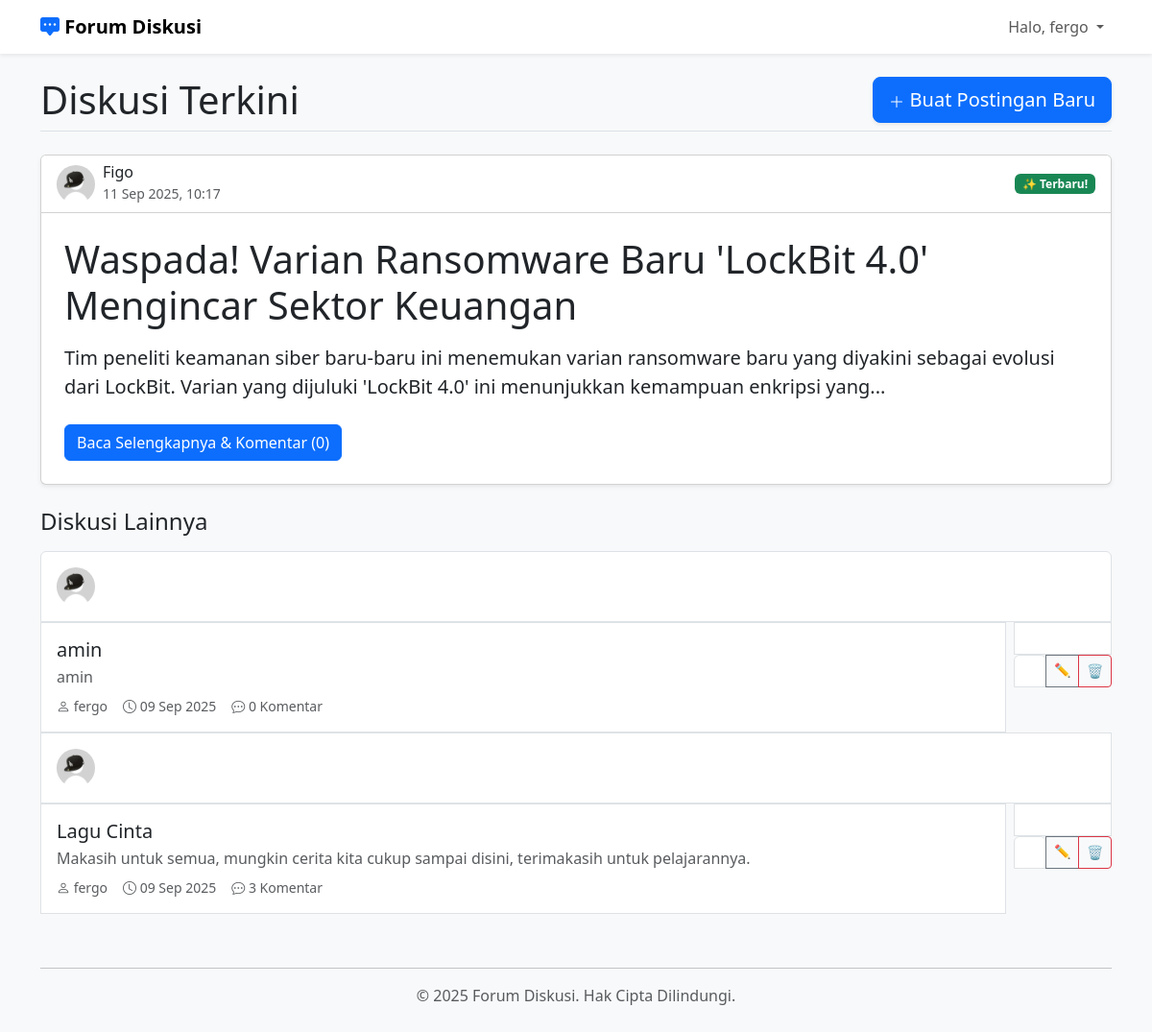
The page /user/dashboard (signed in) on the database its author committed.
### app.py (models this page shows)
class Post(db.Model):
    id = db.Column(db.Integer, primary_key=True)
    title = db.Column(db.String(100), nullable=False)
    content = db.Column(db.Text, nullable=False)
    date_posted = db.Column(db.DateTime, nullable=False, default=datetime.utcnow)
    user_id = db.Column(db.Integer, db.ForeignKey('user.id'), nullable=False)
    comments = db.relationship('Comment', backref='post', lazy=True, cascade="all, delete-orphan")

class User(db.Model):
    id = db.Column(db.Integer, primary_key=True)
    username = db.Column(db.String(80), unique=True, nullable=False)
    password = db.Column(db.String(80), nullable=False)
    role = db.Column(db.String(20), nullable=False, default='user')
    avatar_url = db.Column(db.String(120), nullable=False, default='default-avatar.jpeg')
    posts = db.relationship('Post', backref='author', lazy=True, cascade="all, delete-orphan")
    comments = db.relationship('Comment', backref='author', lazy=True, cascade="all, delete-orphan")

### app.py (the view)
@app.route('/user/dashboard')
@login_required
def user_dashboard():
    posts = Post.query.order_by(Post.date_posted.desc()).all()
    return render_template('user_dashboard.html', posts=posts)

### app.py (called while the page is built)
def login_required(f):
    @wraps(f)
    def decorated_function(*args, **kwargs):
        if 'user_id' not in session:
            flash('Anda harus login untuk mengakses halaman ini.', 'danger')
            return redirect(url_for('login'))
        return f(*args, **kwargs)
    return decorated_function

### templates/user_dashboard.html (shortened to what this page needs)
{% extends 'layout.html' %}
{% block content %}
    <div class="d-flex justify-content-between align-items-center mb-4 pb-2 border-bottom">
        <h1 class="display-6 mb-0">Diskusi Terkini</h1>
        <button type="button" class="btn btn-primary btn-lg shadow-sm" data-bs-toggle="modal" data-bs-target="#addPostModal">
            <svg xmlns="http://www.w3.org/2000/svg" width="16" height="16" fill="currentColor" class="bi bi-plus-lg" viewBox="0 0 16 16">
                <path fill-rule="evenodd" d="M8 2a.5.5 0 0 1 .5.5v5h5a.5.5 0 0 1 0 1h-5v5a.5.5 0 0 1-1 0v-5h-5a.5.5 0 0 1 0-1h5v-5A.5.5 0 0 1 8 2Z"/>
            </svg>
            Buat Postingan Baru
        </button>
    </div>
    {% if posts %}
        {% for post in posts %}
            {% if loop.first %}
                <div class="card shadow-sm mb-4 featured-post">
                    <div class="card-header bg-white d-flex justify-content-between align-items-center">
                        <div class="d-flex align-items-center">
                            <img src="{{ url_for('static', filename='images/' + post.author.avatar_url) }}" class="rounded-circle me-2" width="40" height="40" alt="{{ post.author.username }}">
                            <div>
                                <h6 class="mb-0">{{ post.author.username }}</h6>
                                <small class="text-muted">{{ post.date_posted.strftime('%d %b %Y, %H:%M') }}</small>
                            </div>
                        </div>
                        <span class="badge bg-success">✨ Terbaru!</span>
                    </div>
                    <div class="card-body p-4">
                        <h2 class="card-title display-6">
                            <a href="{{ url_for('post_detail', post_id=post.id) }}" class="text-decoration-none text-dark">{{ post.title }}</a>
                        </h2>
                        <p class="card-text fs-5 mt-3">{{ post.content | striptags | truncate(200) | safe }}</p>
                        <div class="d-flex justify-content-between align-items-center mt-4">
                            <a href="{{ url_for('post_detail', post_id=post.id) }}" class="btn btn-primary">
                                Baca Selengkapnya & Komentar ({{ post.comments|length }})
                            </a>
                        </div>
                    </div>
                </div>
                <h4 class="mb-3">Diskusi Lainnya</h4>
                <div class="list-group">
            {% else %}
                <a href="{{ url_for('post_detail', post_id=post.id) }}" class="list-group-item list-group-item-action d-flex gap-3 py-3 card-post">
                    <img src="{{ url_for('static', filename='images/' + post.author.avatar_url) }}" alt="{{ post.author.username }}" width="40" height="40" class="rounded-circle flex-shrink-0">
                    <div class="d-flex gap-2 w-100 justify-content-between align-items-start">
                        <div>
                            <h5 class="mb-1">{{ post.title }}</h5>
                            <p class="mb-1 opacity-75">{{ post.content | striptags | truncate(120) | safe }}</p>
                            <small class="text-muted d-flex align-items-center gap-3 mt-2">
                                <span><i class="bi bi-person"></i> {{ post.author.username }}</span>
                                <span><i class="bi bi-clock"></i> {{ post.date_posted.strftime('%d %b %Y') }}</span>
                                <span><i class="bi bi-chat-dots"></i> {{ post.comments|length }} Komentar</span>
                            </small>
                        </div>
                        <div class="flex-shrink-0">
                             {% if post.author.id == session['user_id'] %}
                                <div class="btn-group btn-group-sm" role="group">
                                    <a href="{{ url_for('edit_post', post_id=post.id) }}" class="btn btn-outline-secondary" title="Edit">✏️</a>
                                    <button type="button" class="btn btn-outline-danger" data-bs-toggle="modal" data-bs-target="#deletePostModal" data-post-id="{{ post.id }}" data-post-title="{{ post.title }}" title="Hapus">
                                        🗑️
                                    </button>
                                </div>
                            {% endif %}
                        </div>
                    </div>
                </a>
            {% endif %}
        {% endfor %}
                </div>
    {% endif %}
{% endblock %}

### templates/layout.html (style rules this page uses)
body { background-color: #f8f9fa; }

### rows shown on the page
Post: avatar_url (placeholder picture), author.username "Figo", date_posted "11 Sep 2025, 10:17", title "Waspada! Varian Ransomware Baru 'LockBit 4.0' Mengincar Sektor Keuangan", content "Tim peneliti keamanan siber baru-baru ini menemukan varian ransomware baru yang diyakini sebagai evolusi dari LockBit. Varian yang dijuluki 'LockBit 4.0' ini menunjukkan kemampuan enkripsi yang...", comments|length "0"
Post: avatar_url (placeholder picture), title "amin", content "amin", author.username "fergo", date_posted "09 Sep 2025", comments|length "0"
Post: avatar_url (placeholder picture), title "Lagu Cinta", content "Makasih untuk semua, mungkin cerita kita cukup sampai disini, terimakasih untuk pelajarannya.", author.username "fergo", date_posted "09 Sep 2025", comments|length "3"

### other values the page prints
{{ session.username }} "fergo"
